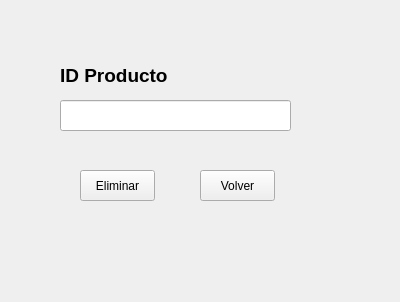
<?xml version="1.0" encoding="UTF-8"?>
<ui version="4.0">
 <class>Form</class>
 <widget class="QWidget" name="Form">
  <property name="geometry">
   <rect>
    <x>0</x>
    <y>0</y>
    <width>400</width>
    <height>302</height>
   </rect>
  </property>
  <property name="windowTitle">
   <string>Form</string>
  </property>
  <widget class="QLabel" name="label">
   <property name="geometry">
    <rect>
     <x>60</x>
     <y>60</y>
     <width>131</width>
     <height>31</height>
    </rect>
   </property>
   <property name="text">
    <string>&lt;html&gt;&lt;head/&gt;&lt;body&gt;&lt;p&gt;&lt;span style=&quot; font-size:14pt; font-weight:700;&quot;&gt;ID Producto&lt;/span&gt;&lt;/p&gt;&lt;/body&gt;&lt;/html&gt;</string>
   </property>
  </widget>
  <widget class="QLineEdit" name="lineEdit">
   <property name="geometry">
    <rect>
     <x>60</x>
     <y>100</y>
     <width>231</width>
     <height>31</height>
    </rect>
   </property>
  </widget>
  <widget class="QPushButton" name="pushButton">
   <property name="geometry">
    <rect>
     <x>80</x>
     <y>170</y>
     <width>75</width>
     <height>31</height>
    </rect>
   </property>
   <property name="text">
    <string>Eliminar</string>
   </property>
  </widget>
  <widget class="QPushButton" name="pushButton_2">
   <property name="geometry">
    <rect>
     <x>200</x>
     <y>170</y>
     <width>75</width>
     <height>31</height>
    </rect>
   </property>
   <property name="text">
    <string>Volver</string>
   </property>
  </widget>
 </widget>
 <resources/>
 <connections/>
</ui>
